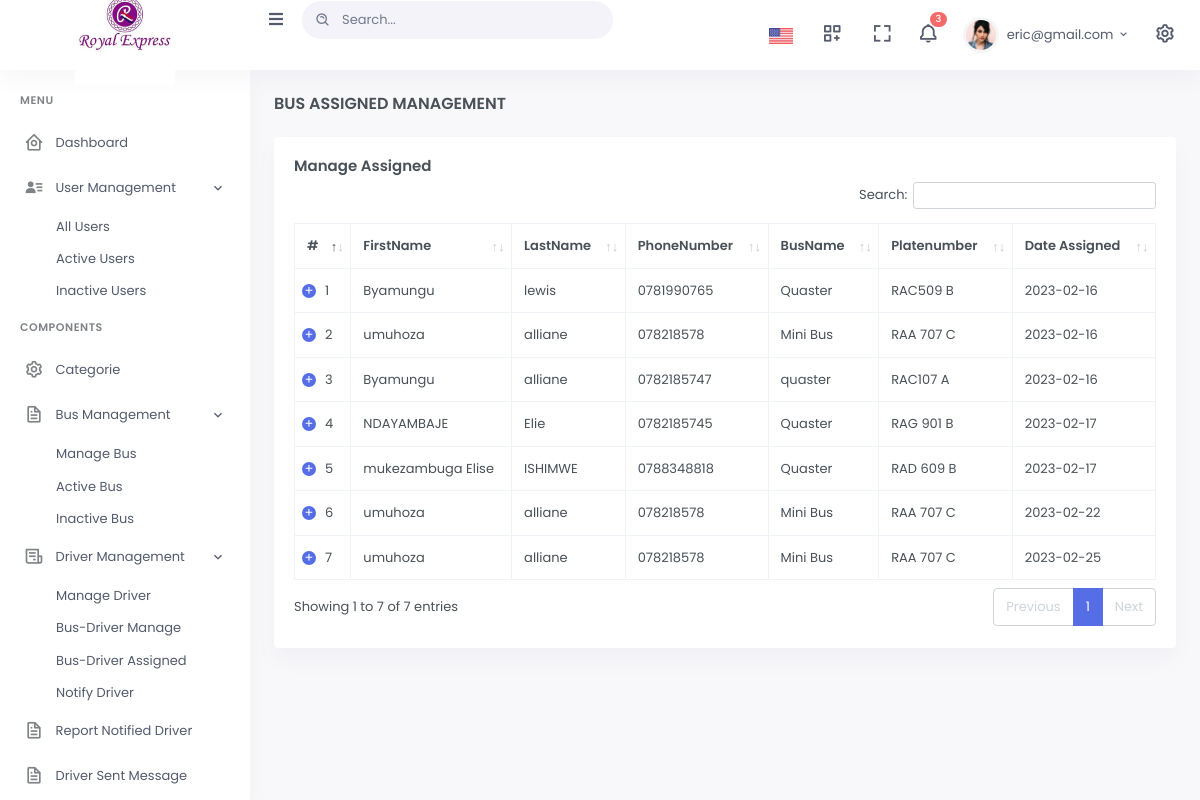
The page /admin/busdriverassigned.php (signed in) on the database its author committed.
### tables this page shows
CREATE TABLE `assigned_driver` (
  `ass_id` int(11) NOT NULL,
  `bus_id` varchar(56) NOT NULL,
  `user_id` varchar(45) NOT NULL,
  `date_assigned` date NOT NULL DEFAULT current_timestamp(),
  `status` int(11) NOT NULL
);

CREATE TABLE `users` (
  `user_id` int(11) NOT NULL,
  `firstname` varchar(56) NOT NULL,
  `lastname` varchar(45) NOT NULL,
  `email` varchar(34) NOT NULL,
  `phonenumber` varchar(33) NOT NULL,
  `password` varchar(100) NOT NULL,
  `status` int(11) NOT NULL,
  `role` varchar(65) NOT NULL,
  `created_on` date NOT NULL DEFAULT current_timestamp(),
  `status1` varchar(11) DEFAULT NULL
);

CREATE TABLE `bus_tbl` (
  `bus_id` int(11) NOT NULL,
  `platenumber` varchar(56) NOT NULL,
  `status` int(23) NOT NULL,
  `date_created` timestamp NOT NULL DEFAULT current_timestamp(),
  `user_id` int(11) NOT NULL,
  `busname` varchar(65) NOT NULL,
  `assignstatus` varchar(11) DEFAULT NULL
);

### admin/busdriverassigned.php (the view, shortened to what this page needs)
<!doctype html>
<html lang="en">
<head>
        <link href="assets/libs/datatables.net-bs4/css/dataTables.bootstrap4.min.css" rel="stylesheet" type="text/css" />
        <link href="assets/libs/datatables.net-buttons-bs4/css/buttons.bootstrap4.min.css" rel="stylesheet" type="text/css" />
        <link href="assets/libs/datatables.net-responsive-bs4/css/responsive.bootstrap4.min.css" rel="stylesheet" type="text/css" />
        <link href="assets/css/bootstrap.min.css" id="bootstrap-style" rel="stylesheet" type="text/css" />
        <link href="assets/css/icons.min.css" rel="stylesheet" type="text/css" />
        <link href="assets/css/app.min.css" id="app-style" rel="stylesheet" type="text/css" />
    </head>
    <body data-sidebar="" data-layout-mode="light">
        <div id="layout-wrapper">
           <?php
           include('include/header.php');
           ?>
            <?php
           include('include/navbar.php');
           ?>
            <div class="main-content">
                <div class="page-content">
                    <div class="container-fluid">
                        <div class="row">
                            <div class="col-12">
                                <div class="page-title-box d-sm-flex align-items-center justify-content-between">
                                    <h4 class="mb-sm-0 font-size-18">BUS ASSIGNED MANAGEMENT</h4>
                                </div>
                            </div>
                        </div>
                        <div class="row">
                            <div class="col-12">
                                <div class="card">
                                    <div class="card-body">
                                        <h4 class="card-title">Manage Assigned</h4>
                                        <table id="datatable-buttons" class="table table-bordered dt-responsive nowrap w-100">
                                            <thead>
                                            <tr><th>#</th>
                                                <th>FirstName</th>
                                                <th>LastName</th>
                                                <th>PhoneNumber</th>
                                                <th>BusName</th>
                                                <th>Platenumber</th>
                                                <th>Date Assigned</th>
                                            </tr>
                                            </thead>
                                            <tbody>
                                            <?php
                                                $select = mysqli_query($con,"SELECT  users.firstname,users.lastname,users.lastname,users.user_id,users.phonenumber,bus_tbl.bus_id,bus_tbl.busname,bus_tbl.platenumber,bus_tbl.assignstatus,assigned_driver.date_assigned FROM assigned_driver JOIN users ON users.user_id=assigned_driver.user_id JOIN bus_tbl ON bus_tbl.bus_id=assigned_driver.bus_id WHERE bus_tbl.status='0'");
                                                $i=0;
                                                while ($row = mysqli_fetch_array($select)) {
                                                    $i++;
                                            ?>
                                            <tr>
                                                <td><?php echo $i ?></td>
                                                <td><?php echo $row['firstname'];?></td>
                                                <td><?php echo $row['lastname'];?></td>
                                                <td><?php echo $row['phonenumber'];?></td>
                                                <td><?php echo $row['busname'];?></td>
                                                <td><?php echo $row['platenumber'];?></td>
                                                <td><?php echo $row['date_assigned'];?></td>
                                            </tr>
                                            <?php
                                                }
                                            ?>
                                            </tbody>
                                        </table>
                                    </div>
                                </div>
                            </div>
                        </div>
                    </div>
                </div>
        </div>
    </body>
</html>

### rows shown on the page
assigned_driver: user.firstname "Byamungu", user.lastname "lewis", user.phonenumber "0781990765", bus.busname "Quaster", bus.platenumber "RAC509 B", date_assigned "2023-02-16"
assigned_driver: user.firstname "umuhoza", user.lastname "alliane", user.phonenumber "078218578", bus.busname "Mini Bus", bus.platenumber "RAA 707 C", date_assigned "2023-02-16"
assigned_driver: user.firstname "Byamungu", user.lastname "alliane", user.phonenumber "0782185747", bus.busname "quaster", bus.platenumber "RAC107 A", date_assigned "2023-02-16"
assigned_driver: user.firstname "NDAYAMBAJE", user.lastname "Elie", user.phonenumber "0782185745", bus.busname "Quaster", bus.platenumber "RAG 901 B", date_assigned "2023-02-17"
assigned_driver: user.firstname "mukezambuga Elise", user.lastname "ISHIMWE", user.phonenumber "0788348818", bus.busname "Quaster", bus.platenumber "RAD 609 B", date_assigned "2023-02-17"
assigned_driver: user.firstname "umuhoza", user.lastname "alliane", user.phonenumber "078218578", bus.busname "Mini Bus", bus.platenumber "RAA 707 C", date_assigned "2023-02-22"
assigned_driver: user.firstname "umuhoza", user.lastname "alliane", user.phonenumber "078218578", bus.busname "Mini Bus", bus.platenumber "RAA 707 C", date_assigned "2023-02-25"

### other values the page prints
$total "3"
$_SESSION['email'] "eric@gmail.com"
